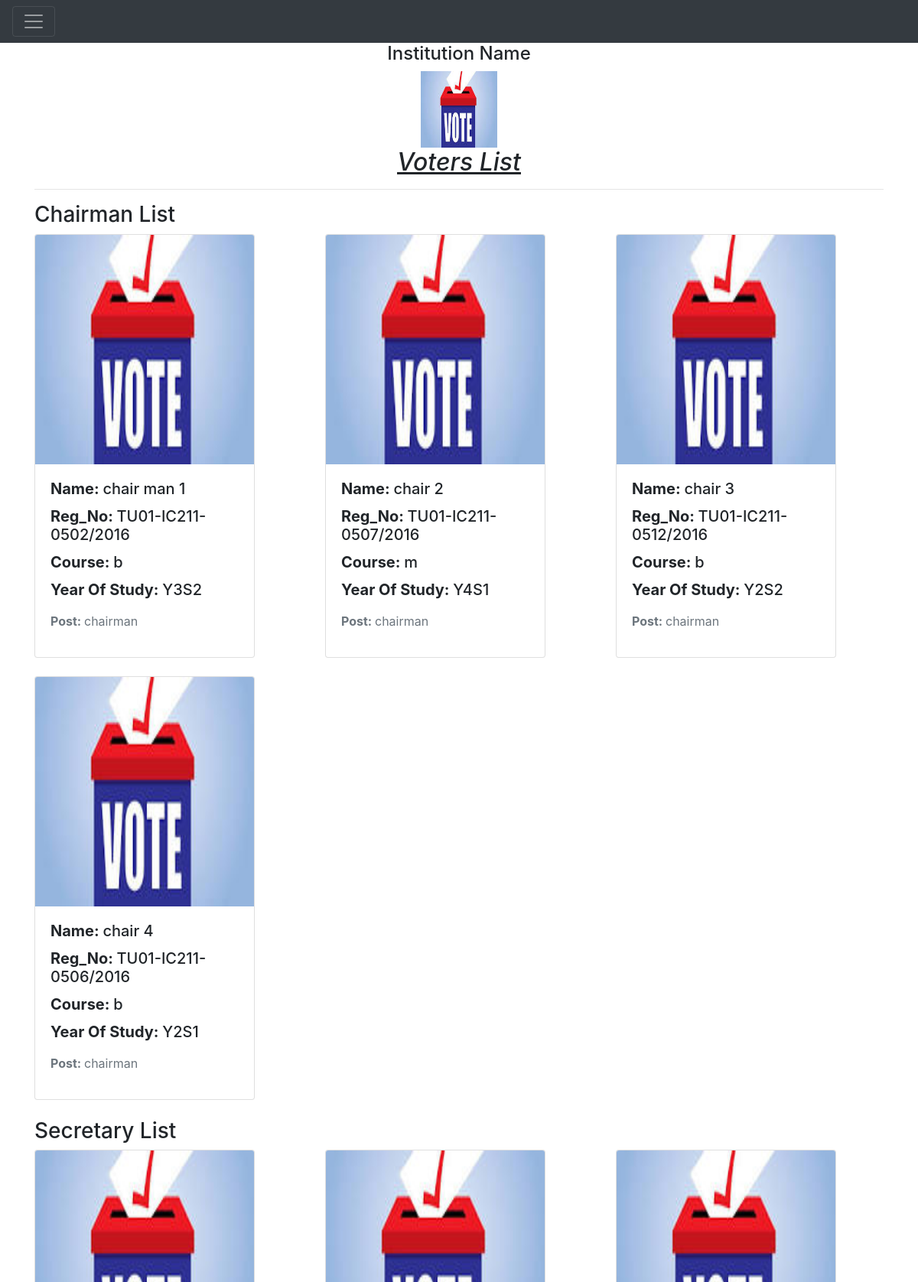
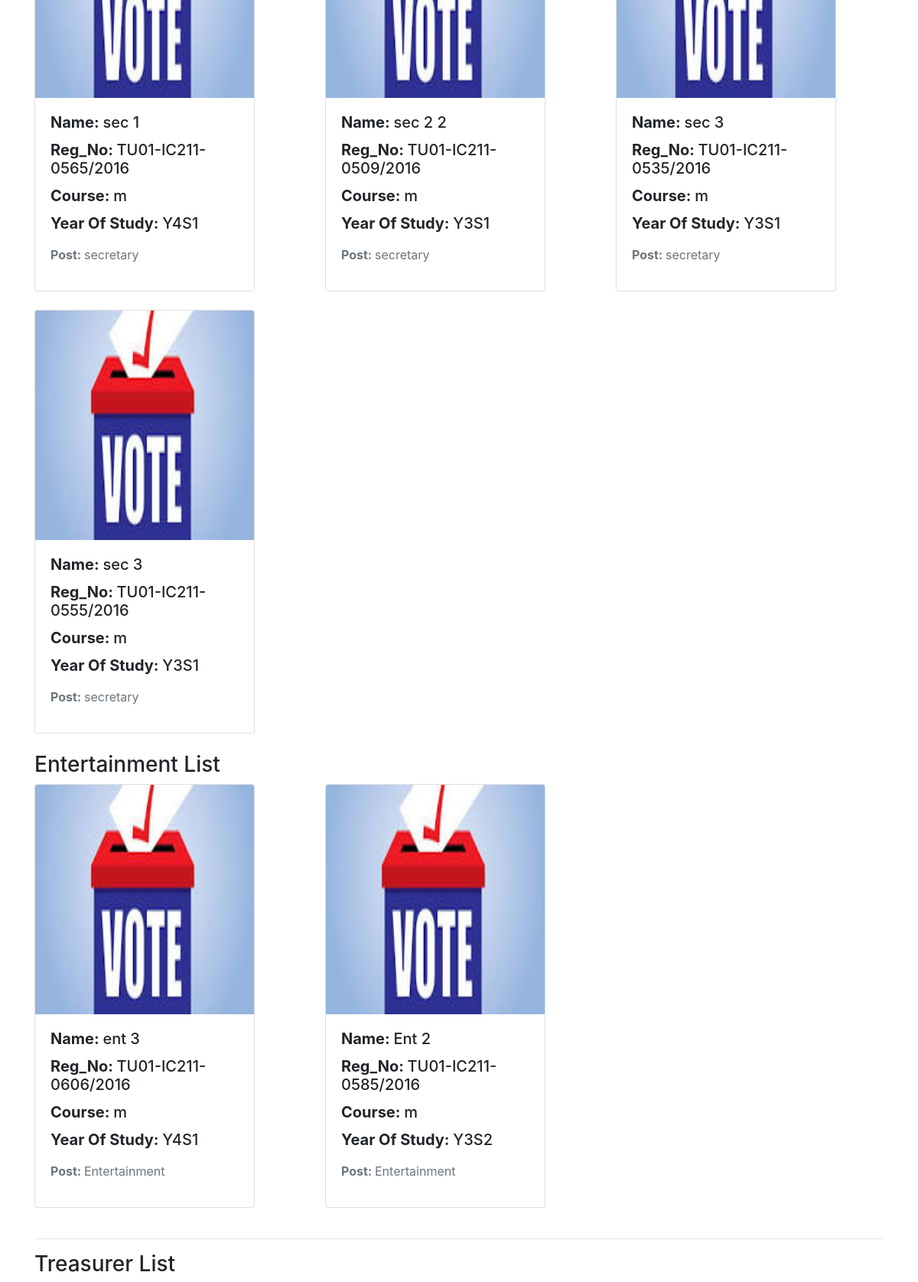
The app's page / (signed in, upper part) with its own data (2 pictures, top to bottom).
### vote/models.py (models this page shows, shortened)
class Candidate(models.Model):
    year = (('Y1S1', 'Y1S1'), ('Y1S2', 'Y1S2'), ('Y2S1', 'Y2S1'), ('Y2S2', 'Y2S2'), ('Y3S1', 'Y3S1'),
            ('Y3S2', 'Y3S2'), ('Y4S1', 'Y4S1'), ('Y4S2', 'Y4S2'))
    category=(('chairman','chairman'),('secretary','secretary'),('Entertainment','Entertainment'),('Treasurer','Treasurer'),('Academic','Academic'))
    course = (('m', 'M & I'), ('b', 'BPS'), ('m', 'MMPE'), ('b', 'BCOM'), ('i', 'I & C'))
    SEX = (('m', 'male'), ('f', 'Female'))
    FirstName = models.TextField()
    LastName = models.TextField()
    Gender = models.TextField(max_length=5, default='male', choices=SEX)
    Reg_No = models.CharField(max_length=20,primary_key=True)
    YearSem = models.CharField(max_length=4, choices=year)
    Course = models.CharField(max_length=50, choices=course)
    Category = models.CharField(max_length=50,choices=category)
    profilePic = models.ImageField(default='default.jpg', upload_to='profile_pics')

### vote/views.py (the view)
# urls.py: path('',views.HomeView,name='home'),
def HomeView(request):
    chair = Candidate.objects.filter(Category='chairman')
    sec = Candidate.objects.filter(Category='secretary')
    ent = Candidate.objects.filter(Category='Entertainment')
    tre = Candidate.objects.filter(Category='Treasurer')
    aca = Candidate.objects.filter(Category='Academic')
    context = {
        'chair': chair,
        'sec': sec,
        'ent': ent,
        'tre': tre,
        'aca': aca
    }
    return render(request, 'home.html', context)

### template/home.html (shortened to what this page needs)
{% extends 'base.html' %}
{% block content%}
<center><h4>Institution Name</h4></center>
<center><img src="media/default.jpg" height="100px" width="100px"></center>
<center><h2><p><i> <u>Voters List </u></i></p></h2></center>
<hr><h3>Chairman List</h3>
<div class="row row-cols-4 row-cols-md-3">
{% for candidate in chair %}
  <div class="col mb-4">
    <div class="card" style="width: 18rem;">
      <img src="{{candidate.profilePic.url}}" class="card-img-top" alt="..." height="300px" width="300px">
      <div class="card-body">
        <h5 class="card-title"><b>Name: </b>{{candidate.FirstName}} {{candidate.LastName}}</h5>
        <h5 class="card-title"><b>Reg_No: </b>{{candidate.Reg_No}}</h5>
        <h5 class="card-title"><b>Course: </b>{{candidate.Course}}</h5>
        <h5 class="card-title"><b>Year Of Study: </b>{{candidate.YearSem}}</h5>
      <p class="card-text"><small class="text-muted"><h5><b>Post: </b>{{candidate.Category}}</h5></small> </p>
      </div>
    </div>
  </div>
{% endfor %}
</div>
<h3>Secretary List</h3>
<div class="row row-cols-1 row-cols-md-3">
{% for candidate in sec %}
  <div class="col mb-4">
    <div class="card" style="width: 18rem;">
      <img src="{{candidate.profilePic.url}}" class="card-img-top" alt="..." height="300px" width="300px">
      <div class="card-body">
        <h5 class="card-title"><b>Name: </b>{{candidate.FirstName}} {{candidate.LastName}}</h5>
        <h5 class="card-title"><b>Reg_No: </b>{{candidate.Reg_No}}</h5>
        <h5 class="card-title"><b>Course: </b>{{candidate.Course}}</h5>
        <h5 class="card-title"><b>Year Of Study: </b>{{candidate.YearSem}}</h5>
      <p class="card-text"><small class="text-muted"><h5><b>Post: </b>{{candidate.Category}}</h5></small> </p>
      </div>
    </div>
  </div>
{% endfor %}
    </div>
<h3>Entertainment List</h3>
<div class="row row-cols-1 row-cols-md-3">
{% for candidate in ent %}
  <div class="col mb-4">
    <div class="card" style="width: 18rem;">
      <img src="{{candidate.profilePic.url}}" class="card-img-top" alt="..." height="300px" width="300px">
      <div class="card-body">
        <h5 class="card-title"><b>Name: </b>{{candidate.FirstName}} {{candidate.LastName}}</h5>
        <h5 class="card-title"><b>Reg_No: </b>{{candidate.Reg_No}}</h5>
        <h5 class="card-title"><b>Course: </b>{{candidate.Course}}</h5>
        <h5 class="card-title"><b>Year Of Study: </b>{{candidate.YearSem}}</h5>
      <p class="card-text"><small class="text-muted"><h5><b>Post: </b>{{candidate.Category}}</h5></small> </p>
      </div>
    </div>
  </div>
{% endfor %}
    </div>
<hr>
<h3>Treasurer List</h3>
{% endblock content%}

### records on screen
Candidate: profilePic (placeholder picture), FirstName "chair", LastName "man 1", Reg_No "TU01-IC211-0502/2016", Course "b", YearSem "Y3S2", Category "chairman"
Candidate: profilePic (placeholder picture), FirstName "chair", LastName "2", Reg_No "TU01-IC211-0507/2016", Course "m", YearSem "Y4S1", Category "chairman"
Candidate: profilePic (placeholder picture), FirstName "chair", LastName "3", Reg_No "TU01-IC211-0512/2016", Course "b", YearSem "Y2S2", Category "chairman"
Candidate: profilePic (placeholder picture), FirstName "chair", LastName "4", Reg_No "TU01-IC211-0506/2016", Course "b", YearSem "Y2S1", Category "chairman"
Candidate: profilePic (placeholder picture), FirstName "sec", LastName "1", Reg_No "TU01-IC211-0565/2016", Course "m", YearSem "Y4S1", Category "secretary"
Candidate: profilePic (placeholder picture), FirstName "sec 2", LastName "2", Reg_No "TU01-IC211-0509/2016", Course "m", YearSem "Y3S1", Category "secretary"
Candidate: profilePic (placeholder picture), FirstName "sec", LastName "3", Reg_No "TU01-IC211-0535/2016", Course "m", YearSem "Y3S1", Category "secretary"
Candidate: profilePic (placeholder picture), FirstName "sec", LastName "3", Reg_No "TU01-IC211-0555/2016", Course "m", YearSem "Y3S1", Category "secretary"
Candidate: profilePic (placeholder picture), FirstName "ent", LastName "3", Reg_No "TU01-IC211-0606/2016", Course "m", YearSem "Y4S1", Category "Entertainment"
Candidate: profilePic (placeholder picture), FirstName "Ent", LastName "2", Reg_No "TU01-IC211-0585/2016", Course "m", YearSem "Y3S2", Category "Entertainment"
